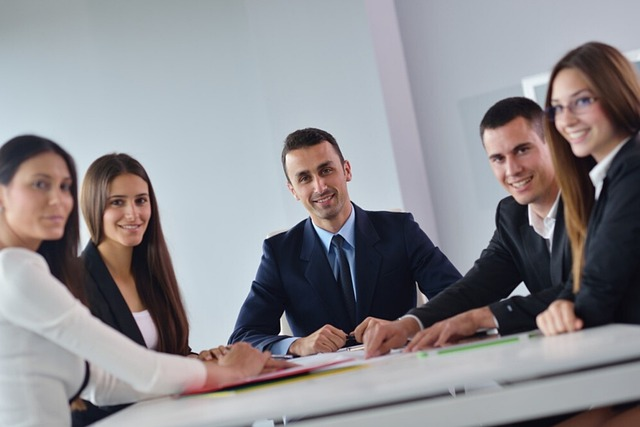
#> input picture Python/OpenCV/image/m.jpg, 640 x 427 px, found by its file name
$ python haarac_image.py
#> lines starting #> are read from the running program, lines starting #| are printed output that depends on the picture; after the words box and inside, x2 and y2 are one past the last pixel; in counts of white or black regions, pixels touching at a corner belong together
import cv2
import numpy as np

src = cv2.imread("m.jpg")
#> src is the input picture: shape (427, 640, 3); mean B, G, R 143.8, 139.7, 141.7
# 분류기 로드
face_cascade = cv2.CascadeClassifier(cv2.data.haarcascades + 'haarcascade_frontalface_default.xml')

# 검출 (입력 이미지는 그레이스케일 권장)
# scaleFactor: 이미지 피라미드 스케일 (보통 1.1)
# minNeighbors: 검출된 영역이 얼마나 중복되어야 얼굴로 인정할지 (보통 3~5)
faces = face_cascade.detectMultiScale(src, scaleFactor=1.1, minNeighbors=3)
#> faces = [[541, 81, 62, 62], [94, 176, 67, 67], [476, 129, 70, 70], [281, 146, 73, 73], [12, 160, 75, 75]]

for (x, y, w, h) in faces:
    cv2.rectangle(src, (x, y), (x+w, y+h), (255, 255, 0), 2)
#> this loop made 5 passes
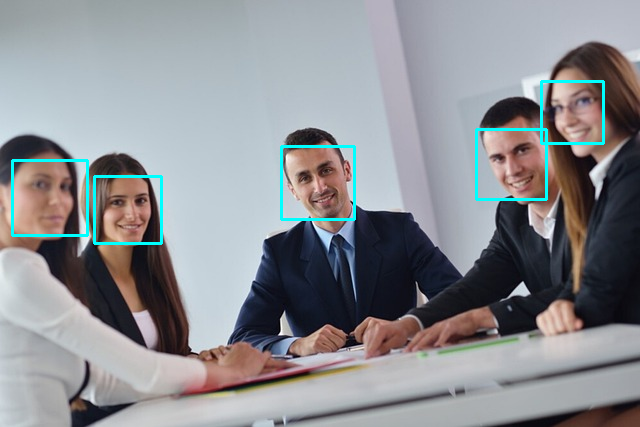
#> src: shape (427, 640, 3); 1.51% of pixels changed, all inside (x1, y1, x2, y2) = (11, 80, 605, 245)


text = "Matching"
cv2.putText(src, text, (10, 30), cv2.FONT_HERSHEY_SIMPLEX, 1, (255, 255, 0), 2)
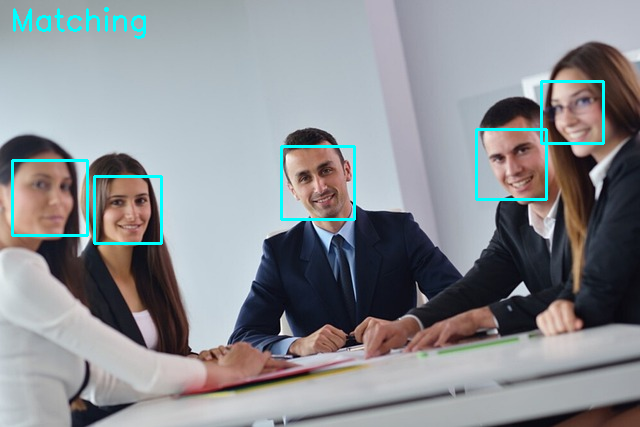
#> src: shape (427, 640, 3); 0.39% of pixels changed, all inside (x1, y1, x2, y2) = (13, 7, 146, 39)


cv2.imshow("src",src)
cv2.waitKey(0)
cv2.destroyAllWindows()
